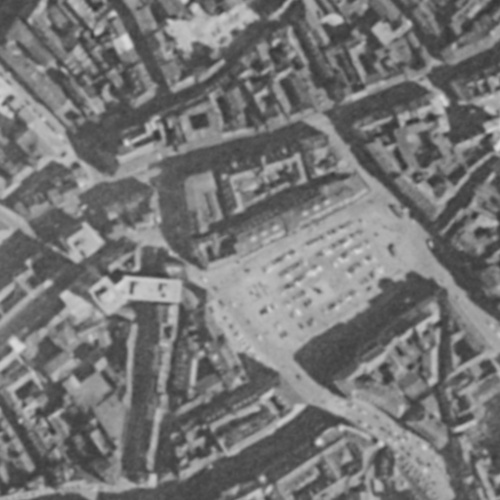
#> input picture src/figs/Strasbourg1950.jpg, 500 x 500 px
$ jupyter execute features.ipynb
#> lines starting #> are read from the running program, lines starting #| are printed output that depends on the picture
[cell 1]
import numpy as np
from skimage import io
from skimage.color import rgb2gray
from skimage.feature import SIFT, match_descriptors, plot_matched_features
import matplotlib.pyplot as plt

[cell 2]
# Chargement des images
img1 = io.imread("../../src/figs/Strasbourg1950.jpg")
#> img1 is the input picture: shape (500, 500, 3); min 50, max 220, mean 118
img2 = io.imread("../../src/figs/Strasbourg2024.jpg")
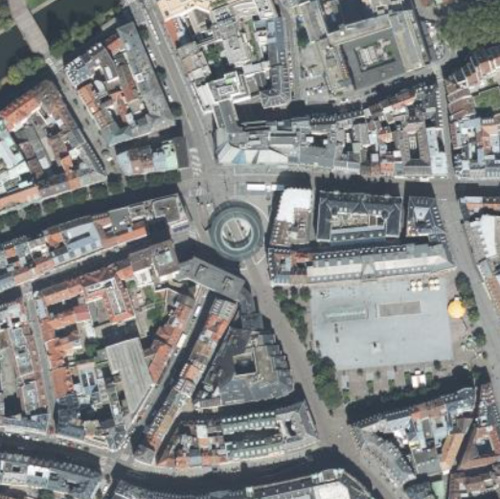
#> input picture src/figs/Strasbourg2024.jpg, 500 x 499 px
#> img2 is the input picture: shape (499, 500, 3); mean R, G, B 129.7, 131.8, 131.6

# Affichage
fig = plt.figure(figsize=(7,4))
ax = fig.add_subplot([.1, .1, .4, 1])
ax.imshow(img1)
ax.axis('off')
ax = fig.add_subplot([.6, .1, .4, 1])
ax.imshow(img2)
ax.axis('off')

# Annotations
markers = [
    [350, 425, -295, 380, 'C0'],
    [275, 280, -420, 270, 'C1'],
    [180, 190, -540, 220, 'C2'],
    [455, 265, -260, 190, 'C3'],
    [120, 450, -510, 480, 'C4'],
]
for x0, y0, x1, y1, clr in markers:
    ax.annotate("", (x0,y0), xytext=(x1,y1), arrowprops=dict( arrowstyle="-", lw=2, color=clr))

# Finalisation de l'affichage et enregistrement
plt.savefig("feature-matching.svg", bbox_inches="tight")
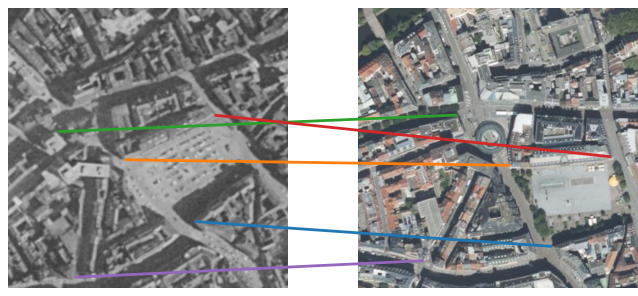
#> figure drawn by matplotlib, 2 panels
plt.show()
